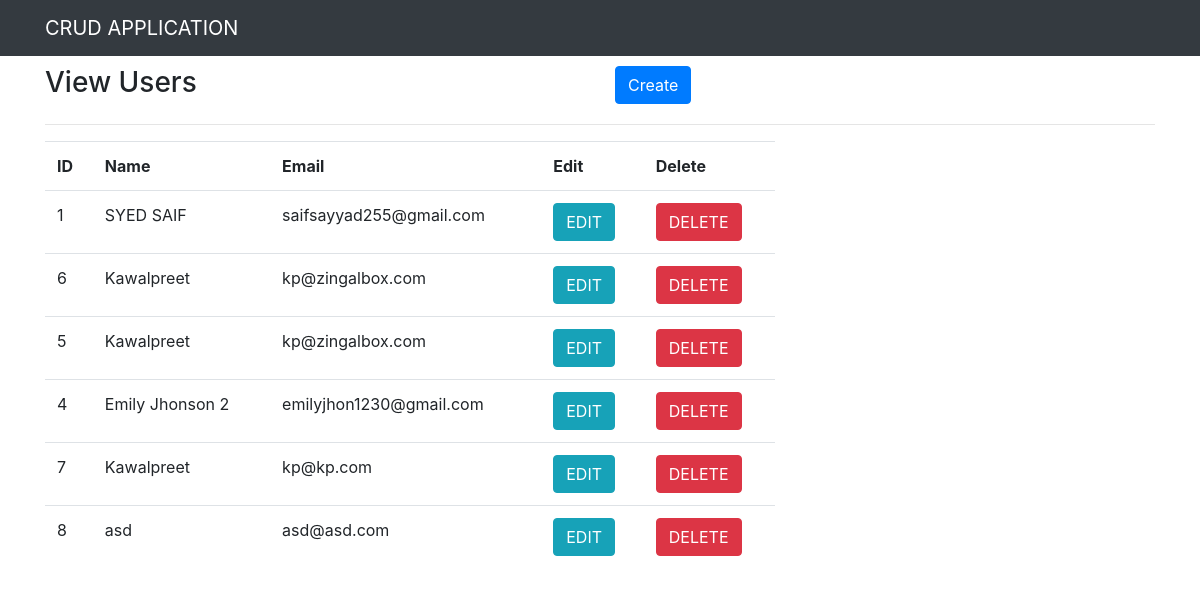
The app's page /index.php/user with its own data.
### tables this page shows
CREATE TABLE IF NOT EXISTS `users` (
  `user_id` int(11) NOT NULL AUTO_INCREMENT,
  `name` varchar(50) NOT NULL,
  `email` varchar(50) NOT NULL,
  `created_at` date NOT NULL,
  PRIMARY KEY (`user_id`)
);

### application/controllers/user.php (called while the page is built, shortened)
<?php
class user extends CI_controller{
	function index(){
		$this->load->model('User_model');
		$users = $this->User_model->all();
        $data = array();
        $data['users'] = $users;
		$this->load->view('list',$data);
	}
}
?>

### index.php (called while the page is built, shortened)
<?php
require_once BASEPATH.'core/CodeIgniter.php';

### application/models/User_model.php (called while the page is built, shortened)
<?php
class User_model extends CI_model{
	function all(){
		return $users = $this->db->get('users')->result_array();
	}
}
?>

### application/views/list.php (the view, shortened to what this page needs)
<!DOCTYPE html>
<html>
<head>
    <link rel="stylesheet" type="text/css" href="<?php echo base_url().'assets_CI/css/bootstrap.min.css';?>">
</head>
<body>
<div class="navbar navbar-dark bg-dark">
	<div class="container">
		<a href="#" class="navbar-brand">CRUD APPLICATION</a>
	</div>
</div>
<div class="container" style="padding-top: 10px;">
	<div class="row">
	<div class="col-6"><h3>View Users</h3></div>
	<div class="col-6">
		<a href="<?php echo base_url().'index.php/user/create';?>" class="btn btn-primary">Create</a>
	</div>
</div>
	<hr>
	<div class="row">
		<div class="col-md-8">
			<table class="table table-stropped">
				<tr>
					<th>ID</th>
					<th>Name</th>
					<th>Email</th>
                    <th>Edit</th>
                    <th>Delete</th>
				</tr>
				<?php if(!empty($users)){ foreach($users as $user){?>
				<tr>
					<td><?php echo $user['user_id']?></td>
					<td><?php echo $user['name']?></td>
					<td><?php echo $user['email']?></td>
					<td><a href="<?php echo base_url().'index.php/user/edit/'.$user['user_id'] ?>" class="btn btn-info">EDIT</td>
					<td><a href="<?php echo base_url().'index.php/user/delete/'.$user['user_id'] ?>" class="btn btn-danger">DELETE</td>
				</tr>
			<?php }}else{?>
				<tr>
					<td colspan="5">Record Not found</td>
				</tr>
			<?php  }?>
			</table>
		</div>
	</div>
</div>
</body>
</html>

### records on screen
users: user_id "1", name "SYED SAIF", email "saifsayyad255@gmail.com"
users: user_id "6", name "Kawalpreet", email "kp@zingalbox.com"
users: user_id "5", name "Kawalpreet", email "kp@zingalbox.com"
users: user_id "4", name "Emily Jhonson 2", email "emilyjhon1230@gmail.com"
users: user_id "7", name "Kawalpreet", email "kp@kp.com"
users: user_id "8", name "asd", email "asd@asd.com"
